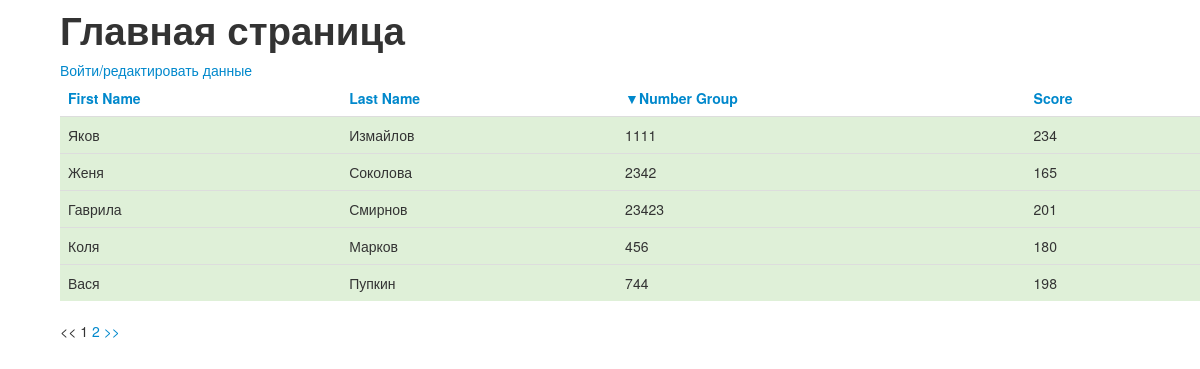
Screenshot of /index.php?sort=numberGroup&order=ASC with the database file from the repository.
### tables this page shows
CREATE TABLE IF NOT EXISTS `matriculant` (
  `id` int(11) NOT NULL AUTO_INCREMENT,
  `code` int(16) NOT NULL,
  `name` varchar(50) NOT NULL,
  `surname` varchar(50) NOT NULL,
  `sex` enum('female','male') NOT NULL,
  `numberGroup` varchar(5) NOT NULL,
  `email` varchar(100) NOT NULL,
  `score` int(11) NOT NULL,
  `yearOfBirth` year(4) NOT NULL,
  `location` enum('notresident','resident') NOT NULL,
  PRIMARY KEY (`id`),
  UNIQUE KEY `email` (`email`),
  UNIQUE KEY `id` (`id`),
  UNIQUE KEY `email_2` (`email`),
  UNIQUE KEY `key` (`code`)
);

### index.php (called while the page is built, shortened)
<?php
include('config.php');
include('app/functions.php');
$cur_page = isset($_GET['page']) ? $_GET['page'] : 1;
$sort = isset($_GET['sort']) ? $_GET['sort'] : 'score';
$order = isset($_GET['order']) ? $_GET['order'] : 'DESC';
$dbc = 'mysql:host=' . $db_host . ';dbname=' . $db_name;
$pdo = new PDO($dbc, $db_user, $db_password);
$pdo->setAttribute(PDO::ATTR_ERRMODE, PDO::ERRMODE_EXCEPTION);
$matriculantMapper = new MatriculantMapper($pdo);
$listMatriculant = $matriculantMapper->viewMatriculant($cur_page, $sort, $order, $result_per_page);
$total  = $matriculantMapper->totalMatriculant();
$num_pages = ceil($total/$result_per_page);
$page_links = generate_page_links($sort, $order, $cur_page, $num_pages);
$sort_links = generate_sort_links($sort, $order);
include('templates/main.php');

### app/MatriculantMapper.php (called while the page is built, shortened)
<?php
class MatriculantMapper
{
    protected $db;
    public function __construct(PDO $db)
    {
        $this->db = $db;
    }
    public function viewMatriculant($cur_page, $sort, $order, $result_per_page)
    {
        $skip_result = ($cur_page - 1) * $result_per_page;
        $allowed = array("name", "surname", "numberGroup","score");
        $key     = array_search($sort, $allowed);
        $orderby = $allowed[$key];
        $order   = ($order == 'DESC') ? 'DESC' : 'ASC';
        $sql = "SELECT name, surname, numberGroup, score FROM matriculant ORDER BY $orderby $order LIMIT :skip_result, :result_per_page";
        $statment = $this->db->prepare($sql);
        $statment->bindParam(':skip_result', $skip_result, PDO::PARAM_INT);
        $statment->bindParam(':result_per_page', $result_per_page, PDO::PARAM_INT);
        $statment->execute();
        $result = $statment->fetchAll();
        return $result;
    }
}

### templates/tableMatriculant.php (the view)
<tr class="success">
    <td><?= $name?></td>
    <td><?= $surname?></td>
    <td><?= $numberGroup?></td>
    <td><?= $score?></td>
</tr>

### app/functions.php (shortened to what this page needs)
<?php
function viewTableMatriculant($listMatriculant)
{
    foreach ($listMatriculant as $key => $value) {
        $name =         htmlspecialchars($listMatriculant[$key]['name']);
        $surname =      htmlspecialchars($listMatriculant[$key]['surname']);
        $numberGroup =  htmlspecialchars($listMatriculant[$key]['numberGroup']);
        $score =        htmlspecialchars($listMatriculant[$key]['score']);
        include('templates/tableMatriculant.php');
    }
}
function generate_page_links($sort, $order, $cur_page, $num_pages)
{
    $page_links = '';
    if ($cur_page > 1) {
        $page_links .= '<a href="' . $_SERVER['PHP_SELF'] .
            '?sort=' . $sort .
            '&order=' . $order .
            '&page=' . ($cur_page - 1) . '"><<</a>';
    }
    else {
        $page_links .= '<< ';
    }
    for ($i = 1; $i <= $num_pages; $i++) {
        if ($cur_page == $i){
            $page_links .= ' ' . $i;
        }
        else{
            $page_links .= ' <a href="' . $_SERVER['PHP_SELF'] .
                '?sort=' . $sort .
                '&order=' . $order .
                '&page=' . $i .'"> ' . $i . '</a>';
        }
    }
    if ($cur_page < $num_pages){
        $page_links .= ' <a href="' . $_SERVER['PHP_SELF'] .
            '?sort=' . $sort .
            '&order=' . $order .
            '&page=' . ($cur_page + 1) . '">>></a>';
    }
    else {
        $page_links .= ' >>';
    }
    return $page_links;
}
function generate_sort_link($sort, $order, $column, $nameColumn)
{
	$sort_link = '';
	$sort_link .= '<th><a href=' . $_SERVER['PHP_SELF'] . '?sort='. $column;
	if ($sort == $column){
		if ($order == 'ASC'){
			$sort_link .= '&order=DESC>&#9660;';
			$sort_link .= $nameColumn . '</a></th>';
		} else{
			$sort_link .= '&order=ASC>&#9650;';
			$sort_link .= $nameColumn . '</a></th>';
		}
	}else {
		$sort_link .= '&order=ASC>';
		$sort_link .= $nameColumn . '</a></th>';
	}
	return $sort_link;
}
function generate_sort_links($sort, $order)
{
	$sort_links = '';
	$sort_links .= generate_sort_link($sort, $order, 'name', 'First Name');
	$sort_links .= generate_sort_link($sort, $order, 'surname', 'Last Name');
	$sort_links .= generate_sort_link($sort, $order, 'numberGroup', 'Number Group');
	$sort_links .= generate_sort_link($sort, $order, 'score', 'Score');
    return $sort_links;
}

### style.css (style rules this page uses)
body { padding-left:60px }

### rows the page displays
matriculant: name "Яков", surname "Измайлов", numberGroup "1111", score "234"
matriculant: name "Женя", surname "Соколова", numberGroup "2342", score "165"
matriculant: name "Гаврила", surname "Смирнов", numberGroup "23423", score "201"
matriculant: name "Коля", surname "Марков", numberGroup "456", score "180"
matriculant: name "Вася", surname "Пупкин", numberGroup "744", score "198"

### other values shown
$nameColumn "First Name Last Name Score"
$nameColumn "Number Group"
